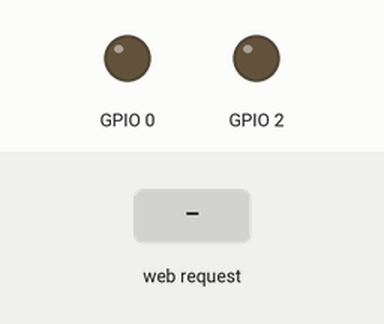
Simulated run of this sketch. Board: ESP8266 (NodeMCU). On the bench: output pins drawn as LEDs (lit = HIGH). The test bench sets the inputs (shaded band). WiFi joins after 1.5 s; servers stay silent unless stated; what the sketch prints to the serial monitor is not drawn.

Above: at 2.7 s.
2.8 s: HTTP request GET /5/on received
At 3.5 s:
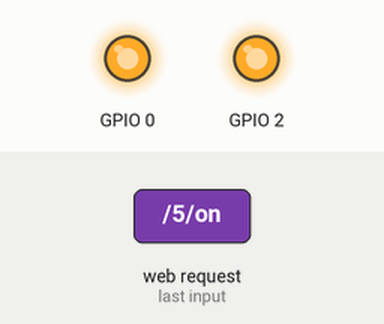
4.3 s: HTTP request GET /5/off received
At 4.6 s:
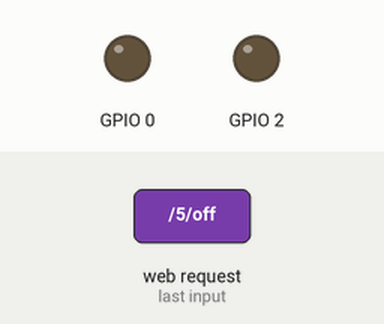
Timing chart, 0 to 7.3 s (numbered marks = the images above; inputs shaded):
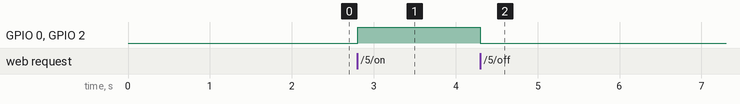

The sketch:

web.ino
```cpp
#include <ESP8266WiFi.h>
//如果要燒錄GPIO 0要接地，燒不起來要reset(lab2的pdf都有寫)
//燒錄完要重新reset，GPIO 0要接回去正確的位置
const char *ssid = "Yao";  //wifi
const char *password = "mehandsome";  //password

WiFiServer server(80);
char html[2500];
String output0State = "off";

void setup()
{
  // put your setup code here, to run once:
  Serial.begin(115200);
  pinMode(0, OUTPUT);   //GPIO 0 連燈泡看有沒有收到訊息
  pinMode(2, OUTPUT);   //GPIO 2 輸出到Arduino的訊號，要確認兩邊code的腳位都是一樣
  digitalWrite(0, 0);
  Serial.println();
  Serial.println();
  Serial.print("Connecting to");
  Serial.println(ssid);
  WiFi.mode(WIFI_STA);
  WiFi.begin(ssid, password);
  while (WiFi.status() != WL_CONNECTED){
    delay(500);
    Serial.print(F("."));
  }
  Serial.println();
  Serial.println(F("WiFi connected"));

  server.begin();
  Serial.println(F("Sever started"));

  Serial.println(WiFi.localIP());   //這個print出來的是web(開關)的網址
}

void loop(){
  // put your main code here, to run repeatedly:
  WiFiClient client = server.available();
  if (!client){
    return;
  }
  Serial.println(F("new client"));

  client.setTimeout(5000);

  String req = client.readStringUntil('\r');
  Serial.println(F("request: "));
  Serial.println(req);

  int val;
  // 將 GPIOs 開或關
  if (req.indexOf("GET /5/on") >= 0){
    Serial.println("GPIO 0 on");
    output0State = "on";
    digitalWrite(0, HIGH);
    digitalWrite(2, HIGH);
  }
  else if (req.indexOf("GET /5/off") >= 0){
    Serial.println("GPIO 0 off");
    output0State = "off";
    digitalWrite(0, LOW);
    digitalWrite(2, LOW);
  }

  //digitalWrite(0, val);

  while (client.available()){
    client.read();
  }

  // HTTP 表頭開始時，會有回應碼 response code (如： HTTP/1.1 200 OK)
  client.println("HTTP/1.1 200 OK");
  client.println("Content-type:text/html");
  client.println("Content-Type: text/html\r\n\r\n<!DOCTYPE HTML>");

  // 顯示 HTML 網頁
  client.println("<html>");
  client.println("<head>");
  client.println("<link rel=\"icon\" href=\"data:,\">");

  // 設定 on/off 按鈕的CSS
  client.println("<style>html, body{ background-color: #272727; display: inline-block;\
                  margin: 0px auto; text-align: center;\
                  font-family: sans-serif;}");
  client.println(".button { background-color:#86d993; border: none;\
                 color: white; padding: 16px 40px;");
  client.println("text-decoration: none; font-size: 30px; margin: 2px; cursor: pointer;}");
  client.println(".button2 {background-color: rgb(225, 76, 76);}");
  client.println("h1 {color: #999;}</style></head>");

  // 網頁表頭
  client.println("<body><h1>Automatic alcohol dispenser with infrared thermometer</html>");

  // 顯示現在GPIO 0 按鈕的狀態是 ON/OFF
  client.println("<p>Machine - State " + output0State + "</p></h1>");

  // 按鈕假使狀態是 off, 就要顯示 ON
  if (output0State == "off"){
    client.println("<p><a href=\"/5/on\"><button class=\"button\">ON</button></a></p>");
  }
  else{
    client.println("<p><a href=\"/5/off\"><button class=\"button button2\">OFF</button></a></p>");
  }
  client.println("</body></html>");
}
```

Measured:
- after the input at 2.8 s, GPIO 0, GPIO 2: LOW → HIGH at once
- after the input at 4.3 s, GPIO 0, GPIO 2: HIGH → LOW at once
